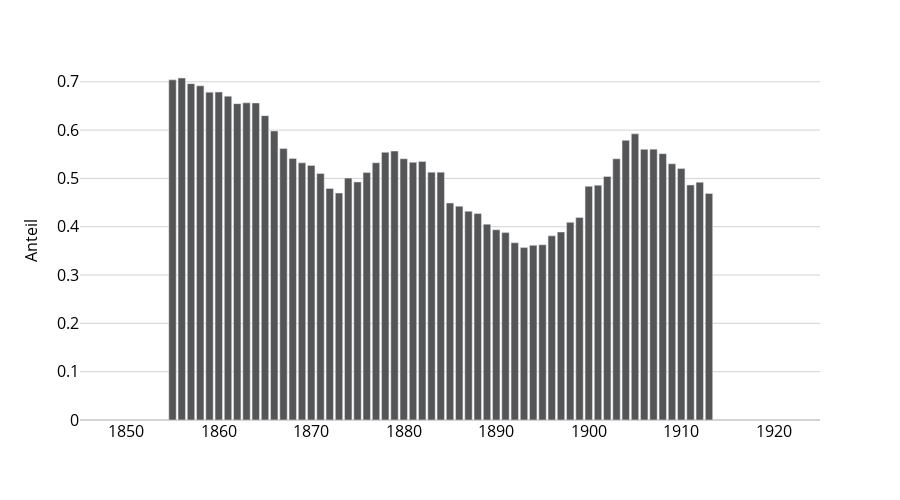

Notebook cell for this chart:
### Markdown cell above
## Anteil Balladen (mit Glättung)

### Code cell
meta_plot = ts.copy()
meta_plot = meta_plot.rename(columns={
    'ballade_share_smoothed' : 'Balladen', 
    'noballade_share_smoothed' : 'Nicht-Balladen'
})

fig = px.bar(
    meta_plot,
    y = ['Balladen', 
         # 'Nicht-Balladen'
        ],
    labels = {'year' : '', 'variable' : '', 'value' : 'Anteil'}
)

fig.update_layout(
    width=900, height=500,
    xaxis=dict(tickfont=dict(size=16), titlefont=dict(size=16)),
    yaxis=dict(tickfont=dict(size=16), titlefont=dict(size=16)),
    legend=dict(font = dict(size = 16)),
    showlegend = False,
    xaxis_range = [1845, 1925],
)
fig = update_fig_for_publication(fig, make_grey=True)
fig.write_image(f"plots/8.2 Anteil Balladen (mit Glättung).pdf")
fig.show()

### Figure 1 — Plotly figure (JSON) as saved in the notebook; plotly's stock layout.template omitted (floating-point values rounded to 4 significant figures)
{"data": [{"alignmentgroup": "True", "hovertemplate": "=%{x}<br>Anteil=%{y}<extra></extra>", "legendgroup": "Balladen", "marker": {"color": "#555555", "pattern": {"shape": ""}}, "name": "Balladen", "offsetgroup": "Balladen", "orientation": "v", "showlegend": true, "textposition": "auto", "type": "bar", "x": [1850, 1851, 1852, 1853, 1854, 1855, 1856, 1857, 1858, 1859, 1860, 1861, 1862, 1863, 1864, 1865, 1866, 1867, 1868, 1869, 1870, 1871, 1872, 1873, 1874, 1875, 1876, 1877, 1878, 1879, 1880, 1881, 1882, 1883, 1884, 1885, 1886, 1887, 1888, 1889, 1890, 1891, 1892, 1893, 1894, 1895, 1896, 1897, 1898, 1899, 1900, 1901, 1902, 1903, 1904, 1905, 1906, 1907, 1908, 1909, 1910, 1911, 1912, 1913, 1914, 1915, 1916, 1917, 1918], "xaxis": "x", "y": [null, null, null, null, null, 0.704, 0.7078, 0.6961, 0.6916, 0.6786, 0.6787, 0.6702, 0.6547, 0.6564, 0.6561, 0.6299, 0.5983, 0.5617, 0.5414, 0.5322, 0.527, 0.5102, 0.4792, 0.4696, 0.5006, 0.4927, 0.512, 0.5324, 0.554, 0.5566, 0.5407, 0.5332, 0.5351, 0.5129, 0.513, 0.4491, 0.4424, 0.4321, 0.4272, 0.4053, 0.3936, 0.3878, 0.3669, 0.3568, 0.3616, 0.3627, 0.3811, 0.3891, 0.409, 0.419, 0.4836, 0.486, 0.504, 0.5406, 0.5788, 0.5922, 0.5601, 0.5606, 0.5512, 0.5302, 0.5203, 0.4864, 0.492, 0.4689, null, null, null, null, null], "yaxis": "y"}], "layout": {"barmode": "relative", "font": {"color": "black"}, "height": 500, "legend": {"bordercolor": "black", "borderwidth": 1, "font": {"size": 16}, "title": {"text": ""}, "tracegroupgap": 0}, "margin": {"t": 60}, "paper_bgcolor": "white", "plot_bgcolor": "white", "showlegend": false, "width": 900, "xaxis": {"anchor": "y", "color": "black", "domain": [0, 1], "gridcolor": "white", "range": [1845, 1925], "showgrid": false, "tickfont": {"size": 16}, "title": {"font": {"size": 16}, "text": ""}, "type": "linear"}, "yaxis": {"anchor": "x", "autorange": true, "color": "black", "domain": [0, 1], "gridcolor": "lightgray", "range": [0, 0.7451], "tickfont": {"size": 16}, "title": {"font": {"size": 16}, "text": "Anteil"}, "type": "linear", "zerolinecolor": "lightgray"}}}
